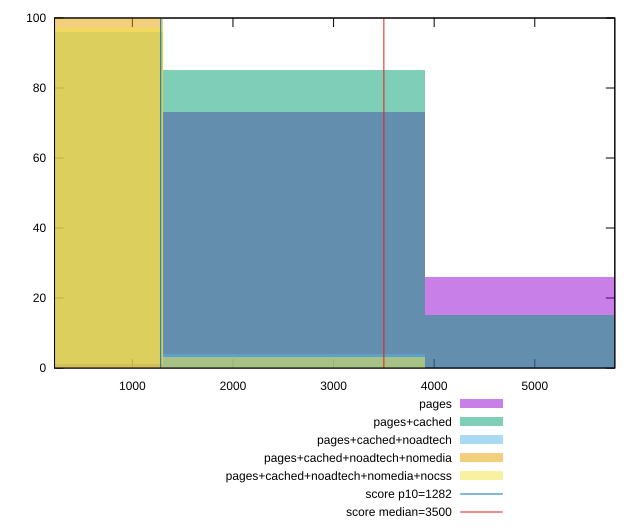

The script that saved this image:
reset

$pages <<EOF
2606.8161441621664 73
5213.632288324333 26
0 1
EOF

$pagesCached <<EOF
2606.8161441621664 85
5213.632288324333 15
EOF

$pagesCachedNoadtech <<EOF
0 96
2606.8161441621664 4
EOF

$pagesCachedNoadtechNomedia <<EOF
0 100
EOF

$pagesCachedNoadtechNomediaNocss <<EOF
0 97
2606.8161441621664 3
EOF

set key outside below
set boxwidth 2606.8161441621664
set xrange [226.368:5795.652000000003]
set yrange [0:100]
set trange [0:100]
set style fill transparent solid 0.5 noborder

set parametric
set terminal svg size 640, 530 enhanced background rgb 'white'
set output "report_00015_2021-02-09T16-11-33.973Z/bootup-time/comparison/histogram/all_raw.svg"

plot $pages title "pages" with boxes, \
     $pagesCached title "pages+cached" with boxes, \
     $pagesCachedNoadtech title "pages+cached+noadtech" with boxes, \
     $pagesCachedNoadtechNomedia title "pages+cached+noadtech+nomedia" with boxes, \
     $pagesCachedNoadtechNomediaNocss title "pages+cached+noadtech+nomedia+nocss" with boxes, \
     1282,t title "score p10=1282", \
     3500,t title "score median=3500"

reset
